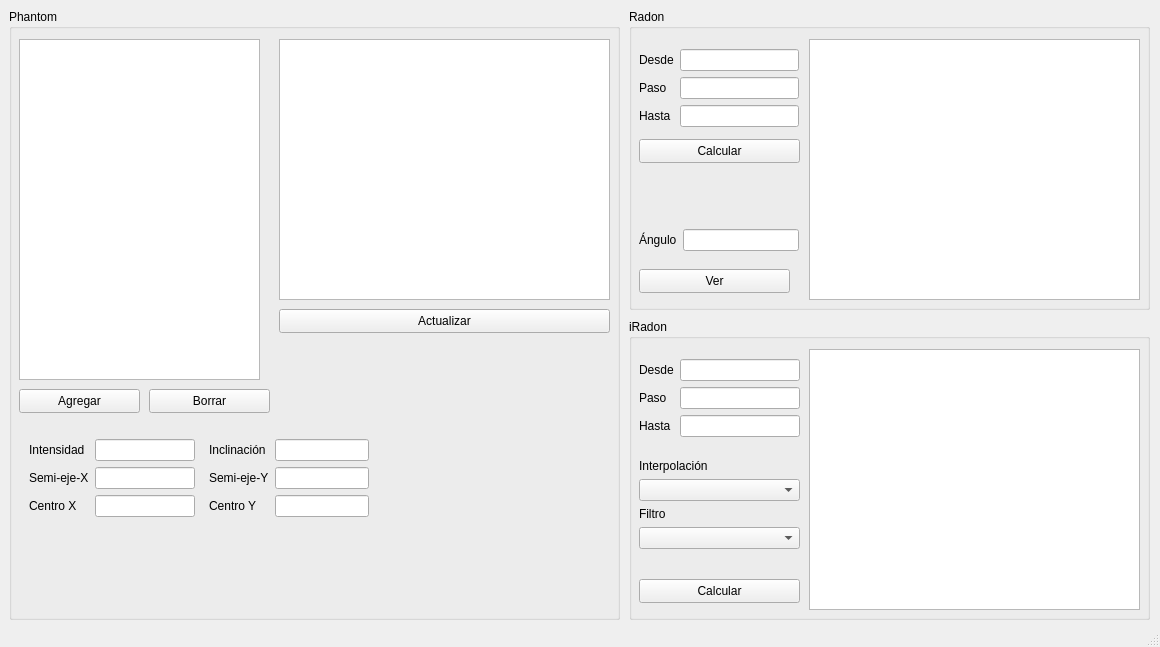
<?xml version="1.0" encoding="UTF-8"?>
<ui version="4.0">
 <class>MainWindow</class>
 <widget class="QMainWindow" name="MainWindow">
  <property name="geometry">
   <rect>
    <x>0</x>
    <y>0</y>
    <width>1160</width>
    <height>647</height>
   </rect>
  </property>
  <property name="windowTitle">
   <string>MainWindow</string>
  </property>
  <widget class="QWidget" name="centralwidget">
   <widget class="QGroupBox" name="phantomBox">
    <property name="geometry">
     <rect>
      <x>9</x>
      <y>9</y>
      <width>611</width>
      <height>611</height>
     </rect>
    </property>
    <property name="title">
     <string>Phantom</string>
    </property>
    <widget class="QGraphicsView" name="phantomGraphicsView">
     <property name="geometry">
      <rect>
       <x>270</x>
       <y>30</y>
       <width>331</width>
       <height>261</height>
      </rect>
     </property>
    </widget>
    <widget class="QPushButton" name="actualizarButton">
     <property name="geometry">
      <rect>
       <x>270</x>
       <y>300</y>
       <width>331</width>
       <height>24</height>
      </rect>
     </property>
     <property name="text">
      <string>Actualizar</string>
     </property>
    </widget>
    <widget class="QListWidget" name="listWidget">
     <property name="geometry">
      <rect>
       <x>10</x>
       <y>30</y>
       <width>241</width>
       <height>341</height>
      </rect>
     </property>
    </widget>
    <widget class="QPushButton" name="borrarButton">
     <property name="geometry">
      <rect>
       <x>140</x>
       <y>380</y>
       <width>121</width>
       <height>24</height>
      </rect>
     </property>
     <property name="text">
      <string>Borrar</string>
     </property>
    </widget>
    <widget class="QPushButton" name="agregarButton">
     <property name="geometry">
      <rect>
       <x>10</x>
       <y>380</y>
       <width>121</width>
       <height>24</height>
      </rect>
     </property>
     <property name="text">
      <string>Agregar</string>
     </property>
    </widget>
    <widget class="QWidget" name="formLayoutWidget">
     <property name="geometry">
      <rect>
       <x>20</x>
       <y>430</y>
       <width>166</width>
       <height>91</height>
      </rect>
     </property>
     <layout class="QFormLayout" name="formLayout">
      <item row="0" column="0">
       <widget class="QLabel" name="intensidadLabel">
        <property name="text">
         <string>Intensidad</string>
        </property>
       </widget>
      </item>
      <item row="0" column="1">
       <widget class="QLineEdit" name="intensidadLineEdit"/>
      </item>
      <item row="1" column="0">
       <widget class="QLabel" name="semiEjeXLabel">
        <property name="text">
         <string>Semi-eje-X</string>
        </property>
       </widget>
      </item>
      <item row="1" column="1">
       <widget class="QLineEdit" name="semiEjeXLineEdit"/>
      </item>
      <item row="2" column="0">
       <widget class="QLabel" name="centroXLabel">
        <property name="text">
         <string>Centro X</string>
        </property>
       </widget>
      </item>
      <item row="2" column="1">
       <widget class="QLineEdit" name="centroXLineEdit"/>
      </item>
     </layout>
    </widget>
    <widget class="QWidget" name="formLayoutWidget_2">
     <property name="geometry">
      <rect>
       <x>200</x>
       <y>430</y>
       <width>160</width>
       <height>83</height>
      </rect>
     </property>
     <layout class="QFormLayout" name="formLayout_2">
      <item row="0" column="0">
       <widget class="QLabel" name="inclinacionLabel">
        <property name="text">
         <string>Inclinación</string>
        </property>
       </widget>
      </item>
      <item row="0" column="1">
       <widget class="QLineEdit" name="inclinacionLineEdit"/>
      </item>
      <item row="1" column="0">
       <widget class="QLabel" name="semiEjeYLabel">
        <property name="text">
         <string>Semi-eje-Y</string>
        </property>
       </widget>
      </item>
      <item row="1" column="1">
       <widget class="QLineEdit" name="semiEjeYLineEdit"/>
      </item>
      <item row="2" column="0">
       <widget class="QLabel" name="centroYLabel">
        <property name="text">
         <string>Centro Y</string>
        </property>
       </widget>
      </item>
      <item row="2" column="1">
       <widget class="QLineEdit" name="centroYLineEdit"/>
      </item>
     </layout>
    </widget>
   </widget>
   <widget class="QGroupBox" name="radonBox">
    <property name="geometry">
     <rect>
      <x>629</x>
      <y>9</y>
      <width>521</width>
      <height>301</height>
     </rect>
    </property>
    <property name="title">
     <string>Radon</string>
    </property>
    <widget class="QGraphicsView" name="radonGraphicsView">
     <property name="geometry">
      <rect>
       <x>180</x>
       <y>30</y>
       <width>331</width>
       <height>261</height>
      </rect>
     </property>
    </widget>
    <widget class="QWidget" name="formLayoutWidget_3">
     <property name="geometry">
      <rect>
       <x>10</x>
       <y>40</y>
       <width>160</width>
       <height>83</height>
      </rect>
     </property>
     <layout class="QFormLayout" name="formLayout_3">
      <item row="0" column="0">
       <widget class="QLabel" name="desdeLabel">
        <property name="text">
         <string>Desde</string>
        </property>
       </widget>
      </item>
      <item row="0" column="1">
       <widget class="QLineEdit" name="desdeLineEdit"/>
      </item>
      <item row="1" column="0">
       <widget class="QLabel" name="pasoLabel">
        <property name="text">
         <string>Paso</string>
        </property>
       </widget>
      </item>
      <item row="1" column="1">
       <widget class="QLineEdit" name="pasoLineEdit"/>
      </item>
      <item row="2" column="0">
       <widget class="QLabel" name="hastaLabel">
        <property name="text">
         <string>Hasta</string>
        </property>
       </widget>
      </item>
      <item row="2" column="1">
       <widget class="QLineEdit" name="hastaLineEdit"/>
      </item>
     </layout>
    </widget>
    <widget class="QPushButton" name="calcularButton">
     <property name="geometry">
      <rect>
       <x>10</x>
       <y>130</y>
       <width>161</width>
       <height>24</height>
      </rect>
     </property>
     <property name="text">
      <string>Calcular</string>
     </property>
    </widget>
    <widget class="QWidget" name="formLayoutWidget_5">
     <property name="geometry">
      <rect>
       <x>10</x>
       <y>220</y>
       <width>160</width>
       <height>31</height>
      </rect>
     </property>
     <layout class="QFormLayout" name="formLayout_5">
      <item row="0" column="0">
       <widget class="QLabel" name="anguloLabel">
        <property name="text">
         <string>Ángulo</string>
        </property>
       </widget>
      </item>
      <item row="0" column="1">
       <widget class="QLineEdit" name="anguloLineEdit"/>
      </item>
     </layout>
    </widget>
    <widget class="QPushButton" name="verButton">
     <property name="geometry">
      <rect>
       <x>10</x>
       <y>260</y>
       <width>151</width>
       <height>24</height>
      </rect>
     </property>
     <property name="text">
      <string>Ver</string>
     </property>
    </widget>
   </widget>
   <widget class="QGroupBox" name="groupBox">
    <property name="geometry">
     <rect>
      <x>629</x>
      <y>319</y>
      <width>521</width>
      <height>301</height>
     </rect>
    </property>
    <property name="title">
     <string>iRadon</string>
    </property>
    <widget class="QGraphicsView" name="radonGraphicsView_2">
     <property name="geometry">
      <rect>
       <x>180</x>
       <y>30</y>
       <width>331</width>
       <height>261</height>
      </rect>
     </property>
    </widget>
    <widget class="QWidget" name="formLayoutWidget_4">
     <property name="geometry">
      <rect>
       <x>10</x>
       <y>40</y>
       <width>161</width>
       <height>91</height>
      </rect>
     </property>
     <layout class="QFormLayout" name="formLayout_4">
      <item row="0" column="0">
       <widget class="QLabel" name="iDesdeLabel">
        <property name="text">
         <string>Desde</string>
        </property>
       </widget>
      </item>
      <item row="0" column="1">
       <widget class="QLineEdit" name="iDesdeLineEdit"/>
      </item>
      <item row="1" column="0">
       <widget class="QLabel" name="iPasoLabel">
        <property name="text">
         <string>Paso</string>
        </property>
       </widget>
      </item>
      <item row="1" column="1">
       <widget class="QLineEdit" name="iPasoLineEdit"/>
      </item>
      <item row="2" column="0">
       <widget class="QLabel" name="iHastaLabel">
        <property name="text">
         <string>Hasta</string>
        </property>
       </widget>
      </item>
      <item row="2" column="1">
       <widget class="QLineEdit" name="hastaLineEdit_2"/>
      </item>
     </layout>
    </widget>
    <widget class="QWidget" name="formLayoutWidget_6">
     <property name="geometry">
      <rect>
       <x>10</x>
       <y>140</y>
       <width>161</width>
       <height>100</height>
      </rect>
     </property>
     <layout class="QFormLayout" name="formLayout_6">
      <item row="0" column="0" colspan="2">
       <widget class="QLabel" name="interpolacionLabel">
        <property name="text">
         <string>Interpolación</string>
        </property>
       </widget>
      </item>
      <item row="2" column="0" colspan="2">
       <widget class="QLabel" name="filtroLabel">
        <property name="text">
         <string>Filtro</string>
        </property>
       </widget>
      </item>
      <item row="1" column="0" colspan="2">
       <widget class="QComboBox" name="interpolacionComboBox"/>
      </item>
      <item row="3" column="0" colspan="2">
       <widget class="QComboBox" name="filtroComboBox"/>
      </item>
     </layout>
    </widget>
    <widget class="QPushButton" name="iCalcularButton">
     <property name="geometry">
      <rect>
       <x>10</x>
       <y>260</y>
       <width>161</width>
       <height>24</height>
      </rect>
     </property>
     <property name="text">
      <string>Calcular</string>
     </property>
    </widget>
   </widget>
  </widget>
  <widget class="QStatusBar" name="statusbar">
   <property name="enabled">
    <bool>true</bool>
   </property>
  </widget>
 </widget>
 <resources/>
 <connections/>
</ui>
